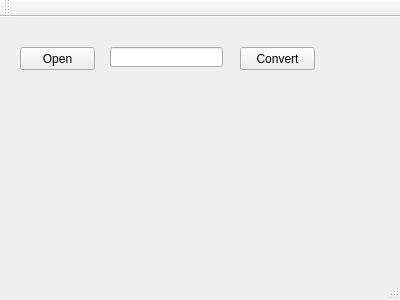
<?xml version="1.0" encoding="UTF-8"?>
<ui version="4.0">
 <class>MainWindow</class>
 <widget class="QMainWindow" name="MainWindow">
  <property name="geometry">
   <rect>
    <x>0</x>
    <y>0</y>
    <width>400</width>
    <height>300</height>
   </rect>
  </property>
  <property name="windowTitle">
   <string>MainWindow</string>
  </property>
  <widget class="QWidget" name="centralWidget">
   <widget class="QPushButton" name="OpenBtn">
    <property name="geometry">
     <rect>
      <x>20</x>
      <y>30</y>
      <width>75</width>
      <height>23</height>
     </rect>
    </property>
    <property name="text">
     <string>Open</string>
    </property>
   </widget>
   <widget class="QLineEdit" name="filepath_Edit">
    <property name="geometry">
     <rect>
      <x>110</x>
      <y>30</y>
      <width>113</width>
      <height>20</height>
     </rect>
    </property>
   </widget>
   <widget class="QPushButton" name="GetLowPageBtn">
    <property name="geometry">
     <rect>
      <x>240</x>
      <y>30</y>
      <width>75</width>
      <height>23</height>
     </rect>
    </property>
    <property name="text">
     <string>Convert</string>
    </property>
   </widget>
  </widget>
  <widget class="QMenuBar" name="menuBar">
   <property name="geometry">
    <rect>
     <x>0</x>
     <y>0</y>
     <width>400</width>
     <height>23</height>
    </rect>
   </property>
  </widget>
  <widget class="QToolBar" name="mainToolBar">
   <attribute name="toolBarArea">
    <enum>TopToolBarArea</enum>
   </attribute>
   <attribute name="toolBarBreak">
    <bool>false</bool>
   </attribute>
  </widget>
  <widget class="QStatusBar" name="statusBar"/>
 </widget>
 <layoutdefault spacing="6" margin="11"/>
 <resources/>
 <connections/>
</ui>
